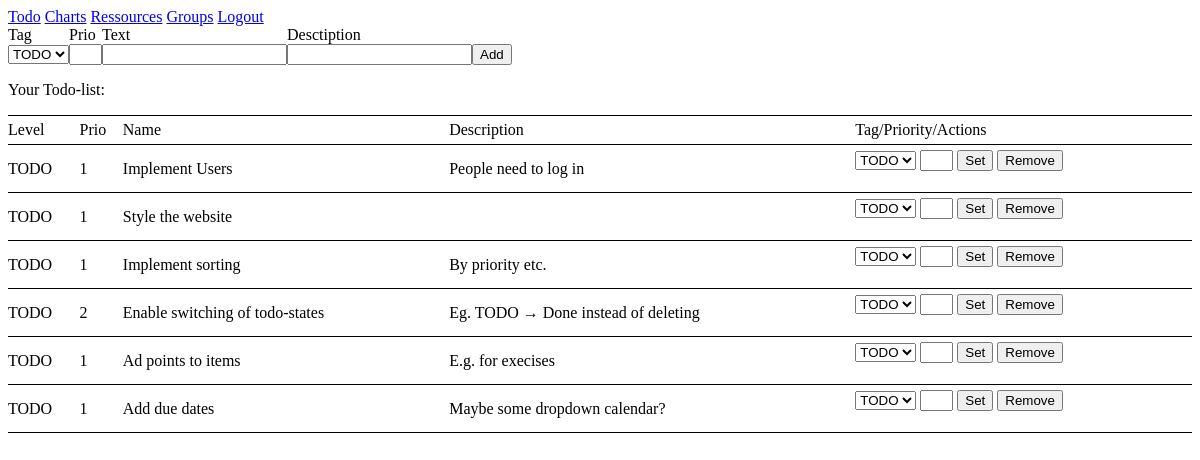
/, run on an earlier commit of the app's database.
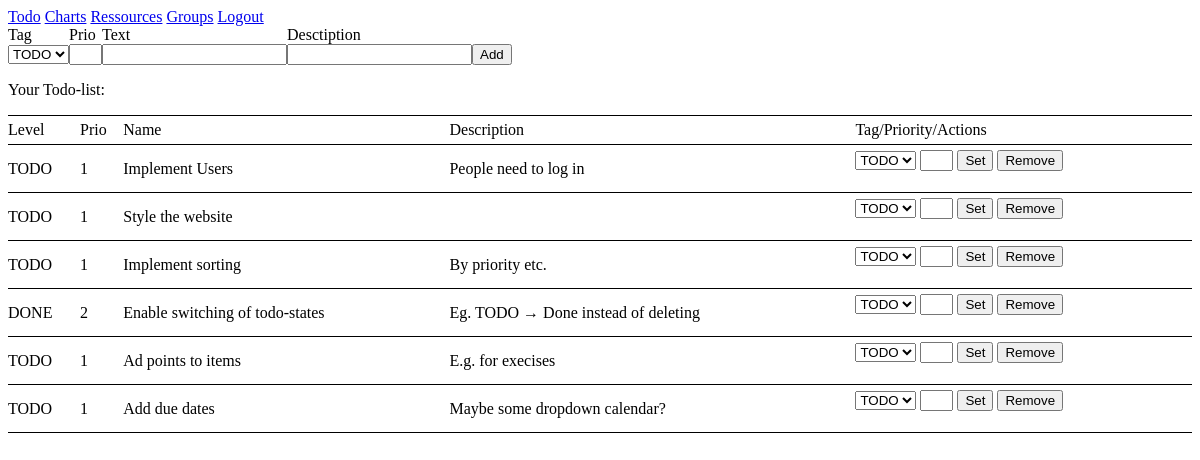
And on a later commit of the database.
### todolist/models.py (models this page shows, shortened)
class TodoItem(models.Model):
    priority = models.IntegerField()
    todo_type = models.ForeignKey(TodoType)
    todo_text = models.CharField(max_length=200)
    todo_description = models.CharField(max_length=1000)
    deadline = models.DateTimeField()

class TodoType(models.Model):
    type_tag_name = models.CharField(max_length=10)
    type_tag_description = models.CharField(max_length=1000)
    type_color_red = models.IntegerField()
    type_color_green = models.IntegerField()
    type_color_blue = models.IntegerField()
    def __unicode__(self):
        return self.type_tag_name

### todolist/views.py (the view)
# urls.py: url(r'^$', views.TodoListView.as_view(), name='index'),
class TodoListView(generic.ListView):
    template_name = 'todolist/index.html'
    context_object_name = 'todo_data'
    def get_context_data(self, **kwargs):
        context = super(generic.ListView, self).get_context_data(**kwargs)
        context['todo_items'] = TodoItem.objects.all()
        context['todo_types'] = TodoType.objects.all()
        return context
    def get_queryset(self):
        return TodoItem.objects.all()

### todolist/templates/todolist/index.html (shortened to what this page needs)
{% load staticfiles %}
<link rel="stylesheet" type="text/css" href="{% static 'todolist/style.css' %}" />
{% include "todolist/headlinks.html" %}
<form action="{% url 'todolist:add_todo' %}" method="post">
  <table class="plain-table">
    <tr>
      <td>Tag</td>
      <td>Prio</td>
      <td>Text</td>
      <td>Desctiption</td>
    </tr>
    <tr>
      <td>
	<select name="new_todo_tag">
	  {% for item in todo_types %}
	  <option value="{{item.id}}">{{item}}</option>
	  {% endfor %}
	</select>
      </td>
      <td><input type="Text" size=1 name="new_todo_priority"/></td>
      <td><input type="Text" name="new_todo_text"/></td>
      <td><input type="Text" name="new_todo_description"/></td>
      <td><input type="submit" name="add_todo_button" value="Add"/> </td>
    </tr>
</table>
</form>
{% if todo_items %}
<p>Your Todo-list:</p>
<table style="width:100%">
  <tr>
    <td>Level</td>
    <td>Prio</td>
    <td>Name</td>
    <td>Description</td>
    <td>Tag/Priority/Actions</td>
  </tr>
  {% for item in todo_items %}
  <tr>
    <td> {{ item.todo_type.type_tag_name }} </td>
    <td> {{ item.priority }} </td>
    <td> {{ item.todo_text }} </td>
    <td> {{ item.todo_description }} </td>
    <td>
      <form action="{% url 'todolist:remove_todo' %}" method="post">
	<select name="set_todo_tag">
	  {% for item in todo_types %}
	  <option value="{{item.id}}">{{item}}</option>
	  {% endfor %}
	</select>
	<input type="Text" size="1" name="todo_priority"/>
	<button type="submit" name="set" value="{{item.id}}">Set</button>
	<button type="submit" name="remove" value="{{item.id}}">Remove</button>
      </form>
    </td>
  </tr>
  {% endfor %}
</table>
{% else %}
<p>Nothing to do :)</p>
{% endif %}

What changed in the data, as far as the page shows it:
changed TodoItem "Enable switching of todo-states": todo_type.type_tag_name "TODO" → "DONE"
